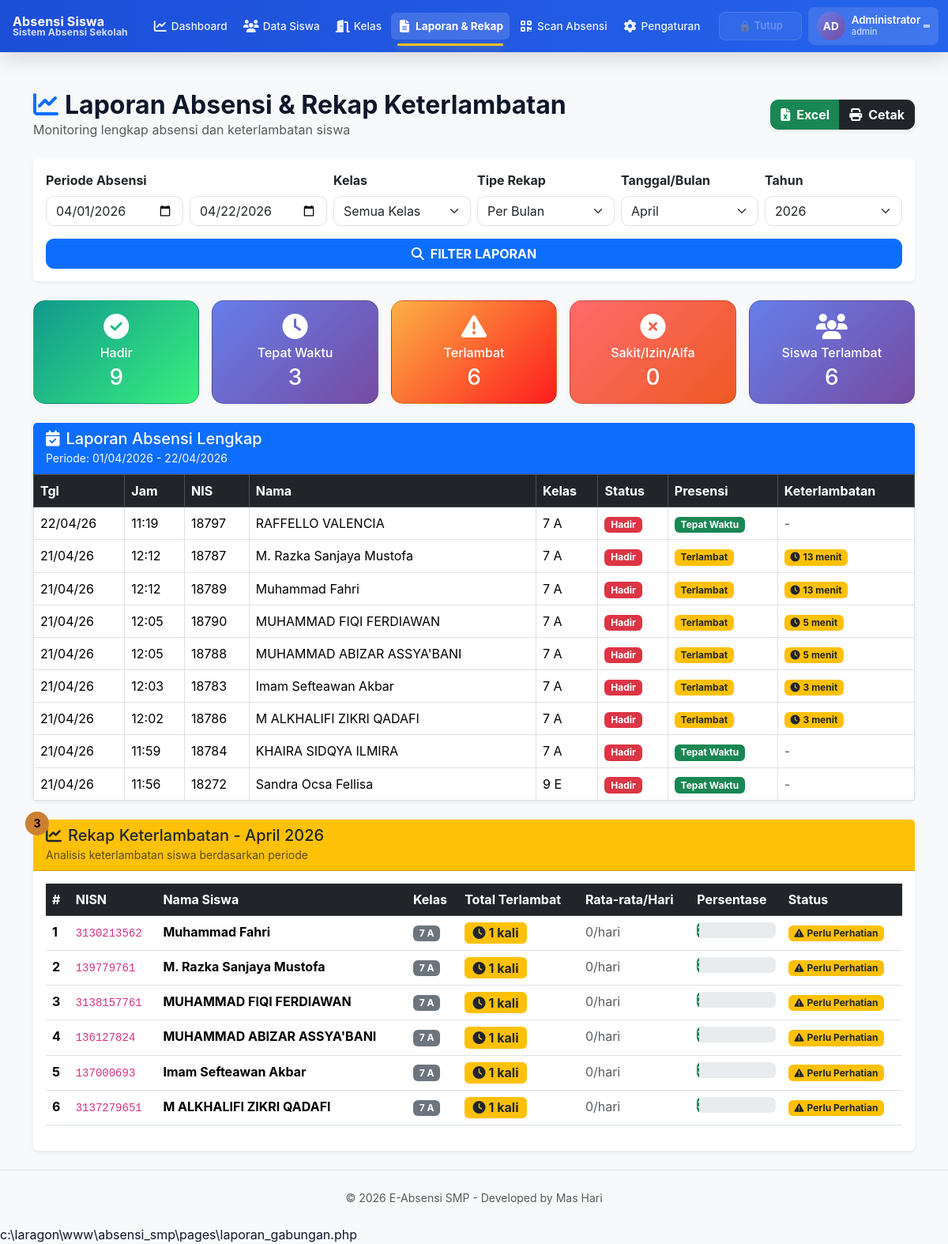
Page /pages/laporan_gabungan.php (signed in) on the committed database.
### tables this page shows
CREATE TABLE `absensi` (
  `id_absen` int NOT NULL AUTO_INCREMENT,
  `id_siswa` int NOT NULL,
  `status` varchar(20) DEFAULT 'Hadir',
  `waktu` time DEFAULT NULL,
  `tanggal` date NOT NULL,
  `jam` time DEFAULT '00:00:00',
  `id_status` int DEFAULT '1',
  `scan_source` varchar(20) DEFAULT 'manual',
  `status_presensi` enum('tepat_waktu','terlambat','ditolak') NOT NULL DEFAULT 'tepat_waktu' COMMENT 'Status kehadiran siswa',
  `keterlambatan_menit` int DEFAULT '0' COMMENT 'Jumlah menit keterlambatan',
  `waktu_absen` timestamp NOT NULL DEFAULT CURRENT_TIMESTAMP COMMENT 'Waktu absensi tercatat',
  PRIMARY KEY (`id_absen`),
  KEY `idx_tanggal` (`tanggal`),
  KEY `idx_status` (`status`),
  KEY `idx_absensi_siswa_tanggal` (`id_siswa`,`tanggal`),
  KEY `idx_absensi_tanggal_status` (`tanggal`,`status`),
  KEY `fk_absensi_status` (`id_status`),
  CONSTRAINT `fk_absensi_status` FOREIGN KEY (`id_status`) REFERENCES `status_absen` (`id_status`) ON DELETE SET NULL ON UPDATE CASCADE,
  CONSTRAINT `fk_ke_siswa` FOREIGN KEY (`id_siswa`) REFERENCES `siswa` (`id_siswa`) ON DELETE CASCADE
);

CREATE TABLE `siswa` (
  `id_siswa` int NOT NULL AUTO_INCREMENT,
  `student_uuid` char(36) DEFAULT NULL,
  `nis` varchar(20) NOT NULL,
  `nisn` varchar(20) NOT NULL,
  `nama_lengkap` varchar(100) NOT NULL,
  `jk` enum('L','P') DEFAULT NULL,
  `jenis_kelamin` varchar(20) DEFAULT NULL,
  `id_kelas` int DEFAULT NULL,
  `status_siswa` enum('aktif','lulus','pindah','nonaktif','hapus') NOT NULL DEFAULT 'aktif',
  `foto` varchar(255) DEFAULT 'default.jpg',
  PRIMARY KEY (`id_siswa`),
  UNIQUE KEY `nisn` (`nisn`),
  UNIQUE KEY `uk_siswa_nis` (`nis`),
  UNIQUE KEY `uk_siswa_student_uuid` (`student_uuid`),
  KEY `idx_siswa_id_kelas` (`id_kelas`),
  CONSTRAINT `fk_siswa_kelas` FOREIGN KEY (`id_kelas`) REFERENCES `kelas` (`id_kelas`) ON DELETE SET NULL ON UPDATE CASCADE
);

CREATE TABLE `kelas` (
  `id_kelas` int NOT NULL AUTO_INCREMENT,
  `nama_kelas` varchar(50) NOT NULL,
  PRIMARY KEY (`id_kelas`),
  UNIQUE KEY `uk_kelas_nama` (`nama_kelas`)
);

CREATE TABLE `status_absen` (
  `id_status` int NOT NULL AUTO_INCREMENT,
  `nama_status` varchar(50) NOT NULL,
  PRIMARY KEY (`id_status`),
  UNIQUE KEY `uk_status_absen_nama` (`nama_status`)
);

### pages/laporan_gabungan.php (the view, shortened to what the rows shown need)
<?php
require_once __DIR__ . '/../includes/attendance_logic.php';
require_once __DIR__ . '/../includes/SecurityHelper.php';
require_once __DIR__ . '/../includes/DatabaseHelper.php';
$attendanceLogic = new AttendanceLogic($conn);
$dbHelper = new DatabaseHelper($conn);
$tgl_mulai = SecurityHelper::sanitizeInput($_GET['tgl_mulai'] ?? date('Y-m-01'));
$tgl_selesai = SecurityHelper::sanitizeInput($_GET['tgl_selesai'] ?? date('Y-m-d'));
$filter_tanggal = SecurityHelper::sanitizeInput($_GET['tanggal'] ?? date('Y-m-d'));
$filter_bulan = SecurityHelper::sanitizeInput($_GET['bulan'] ?? date('m'));
$filter_tahun = SecurityHelper::sanitizeInput($_GET['tahun'] ?? date('Y'));
$filter_type = SecurityHelper::sanitizeInput($_GET['type'] ?? 'bulan');
$sql_absensi = "SELECT a.*, s.nis, s.nama_lengkap, k.nama_kelas, st.nama_status,
                       a.status_presensi, a.keterlambatan_menit, a.waktu_absen
                FROM absensi a
                JOIN siswa s ON a.id_siswa = s.id_siswa
                JOIN kelas k ON s.id_kelas = k.id_kelas
                JOIN status_absen st ON a.id_status = st.id_status
                WHERE a.tanggal BETWEEN ? AND ?";
$params = [$tgl_mulai, $tgl_selesai];
$types = 'ss';
$sql_absensi .= " ORDER BY a.tanggal DESC, a.waktu_absen DESC";
$data_absensi_result = $dbHelper->select($sql_absensi, $params, $types);
if ($filter_type === 'hari') {
    $rekap_data = $attendanceLogic->getRekapKeterlambatanHarian($filter_tanggal);
    $title_rekap = "Rekap Keterlambatan - " . date('d/m/Y', strtotime($filter_tanggal));
} elseif ($filter_type === 'bulan') {
    $rekap_data = $attendanceLogic->getRekapKeterlambatanBulanan($filter_bulan, $filter_tahun);
} else {
    $semester = $filter_bulan <= 6 ? 1 : 2;
    $rekap_data = $attendanceLogic->getRekapKeterlambatanSemester($semester, $filter_tahun);
    $title_rekap = "Rekap Keterlambatan - Semester $semester Tahun $filter_tahun";
}
usort($rekap_data, function($a, $b) {
    return $b['total_terlambat'] <=> $a['total_terlambat'];
});
?>
<!DOCTYPE html>
<html lang="id">
<head>
    <link href="../assets/vendor/bootstrap-5.3.8-dist/css/bootstrap.min.css" rel="stylesheet">
    <link href='../assets/css/site.css' rel='stylesheet'>
    <link href="https://cdnjs.cloudflare.com/ajax/libs/font-awesome/6.4.0/css/all.min.css" rel="stylesheet">
</head>
<body class="bg-light">
<div class="container py-4">
    <div class="d-flex justify-content-between align-items-center mb-4 no-print">
        <div>
            <h2 class="fw-bold mb-0"><i class="fas fa-chart-line me-2 text-primary"></i>Laporan Absensi & Rekap Keterlambatan</h2>
        </div>
    </div>
    <div class="card shadow-sm border-0 mb-4">
        <div class="card-body p-0">
            <div class="table-responsive">
                <table class="table table-bordered mb-0">
                    <thead class="table-dark">
                        <tr>
                            <th>Tgl</th><th>Jam</th><th>NIS</th><th>Nama</th><th>Kelas</th><th>Status</th><th>Presensi</th><th>Keterlambatan</th>
                        </tr>
                    </thead>
                    <tbody>
                        <?php
                        if (empty($data_absensi_result)):
                        ?>
                        <tr>
                            <td colspan="8" class="text-center py-4 text-muted">Tidak ada data absensi</td>
                        </tr>
                        <?php else:
                            foreach($data_absensi_result as $r):
                        ?>
                        <tr>
                            <td><?= date('d/m/y', strtotime($r['tanggal'])) ?></td>
                            <td><?= date('H:i', strtotime($r['waktu_absen'] ?? $r['jam'])) ?></td>
                            <td><?= SecurityHelper::escapeHTML($r['nis']) ?></td>
                            <td><?= SecurityHelper::escapeHTML($r['nama_lengkap']) ?></td>
                            <td><?= SecurityHelper::escapeHTML($r['nama_kelas']) ?></td>
                            <td><span class="badge bg-<?= $r['nama_status']=='HADIR'?'success':'danger' ?>"><?= SecurityHelper::escapeHTML($r['nama_status']) ?></span></td>
                            <td>
                                <?php if ($r['status_presensi'] === 'tepat_waktu'): ?>
                                    <span class="badge bg-success">Tepat Waktu</span>
                                <?php elseif ($r['status_presensi'] === 'terlambat'): ?>
                                    <span class="badge bg-warning text-dark">Terlambat</span>
                                <?php else: ?>
                                    <span class="badge bg-secondary">-</span>
                                <?php endif; ?>
                            </td>
                            <td>
                                <?php if ($r['keterlambatan_menit'] > 0): ?>
                                    <span class="badge bg-warning text-dark">
                                        <i class="fas fa-clock me-1"></i><?= (int)$r['keterlambatan_menit'] ?> menit
                                    </span>
                                <?php else: ?>
                                    <span class="text-muted">-</span>
                                <?php endif; ?>
                            </td>
                        </tr>
                        <?php
                            endforeach;
                        endif;
                        ?>
                    </tbody>
                </table>
            </div>
        </div>
    </div>
    <div class="card shadow-sm border-0">
        <div class="card-body">
            <?php if (empty($rekap_data)): ?>
                <div class="text-center py-5">
                    <i class="fas fa-info-circle fa-3x text-muted mb-3"></i>
                    <h5 class="text-muted">Tidak ada data keterlambatan</h5>
                    <p class="text-muted">Belum ada siswa yang terlambat dalam periode ini.</p>
                </div>
            <?php else: ?>
                <div class="table-responsive">
                    <table class="table table-hover" id="rekap-table">
                        <thead class="table-dark">
                            <tr>
                                <th>#</th><th>NISN</th><th>Nama Siswa</th><th>Kelas</th><th>Total Terlambat</th><th>Rata-rata/Hari</th><th>Persentase</th><th>Status</th>
                            </tr>
                        </thead>
                    </table>
                </div>
            <?php endif; ?>
        </div>
    </div>
</div>
<?php include '../includes/footer.php'; ?>
</body>
</html></content>

### rows in the picture
absensi: tanggal "22/04/26", waktu_absen "11:19", id_siswa.nis "18797", id_siswa.nama_lengkap "RAFFELLO VALENCIA", kelas.nama_kelas "7 A", id_status.nama_status "Hadir", status_presensi "Tepat Waktu"
absensi: tanggal "21/04/26", waktu_absen "12:12", id_siswa.nis "18787", id_siswa.nama_lengkap "M. Razka Sanjaya Mustofa", kelas.nama_kelas "7 A", id_status.nama_status "Hadir", status_presensi "Terlambat", keterlambatan_menit "13"
absensi: tanggal "21/04/26", waktu_absen "12:12", id_siswa.nis "18789", id_siswa.nama_lengkap "Muhammad Fahri", kelas.nama_kelas "7 A", id_status.nama_status "Hadir", status_presensi "Terlambat", keterlambatan_menit "13"
absensi: tanggal "21/04/26", waktu_absen "12:05", id_siswa.nis "18790", id_siswa.nama_lengkap "MUHAMMAD FIQI FERDIAWAN", kelas.nama_kelas "7 A", id_status.nama_status "Hadir", status_presensi "Terlambat", keterlambatan_menit "5"
absensi: tanggal "21/04/26", waktu_absen "12:05", id_siswa.nis "18788", id_siswa.nama_lengkap "MUHAMMAD ABIZAR ASSYA'BANI", kelas.nama_kelas "7 A", id_status.nama_status "Hadir", status_presensi "Terlambat", keterlambatan_menit "5"
absensi: tanggal "21/04/26", waktu_absen "12:03", id_siswa.nis "18783", id_siswa.nama_lengkap "Imam Sefteawan Akbar", kelas.nama_kelas "7 A", id_status.nama_status "Hadir", status_presensi "Terlambat", keterlambatan_menit "3"
absensi: tanggal "21/04/26", waktu_absen "12:02", id_siswa.nis "18786", id_siswa.nama_lengkap "M ALKHALIFI ZIKRI QADAFI", kelas.nama_kelas "7 A", id_status.nama_status "Hadir", status_presensi "Terlambat", keterlambatan_menit "3"
absensi: tanggal "21/04/26", waktu_absen "11:59", id_siswa.nis "18784", id_siswa.nama_lengkap "KHAIRA SIDQYA ILMIRA", kelas.nama_kelas "7 A", id_status.nama_status "Hadir", status_presensi "Tepat Waktu"
absensi: tanggal "21/04/26", waktu_absen "11:56", id_siswa.nis "18272", id_siswa.nama_lengkap "Sandra Ocsa Fellisa", kelas.nama_kelas "9 E", id_status.nama_status "Hadir", status_presensi "Tepat Waktu"

### other values in the picture
$label "Dashboard"
$label "Data Siswa"
$label "Kelas"
$label "Laporan & Rekap"
$label "Scan Absensi"
$label "Pengaturan"
$scanStatus['text'] "🔒 Tutup"
$initials "AD"
substr($namaAdmin, 0, 16) "Administrator"
$roleLabel "admin"
$stats_absensi['hadir'] "9"
$stats_absensi['tepat_waktu'] "3"
$stats_absensi['terlambat'] "6"
$total_siswa_terlambat "6"
date('d/m/Y', strtotime($tgl_mulai)) "01/04/2026"
